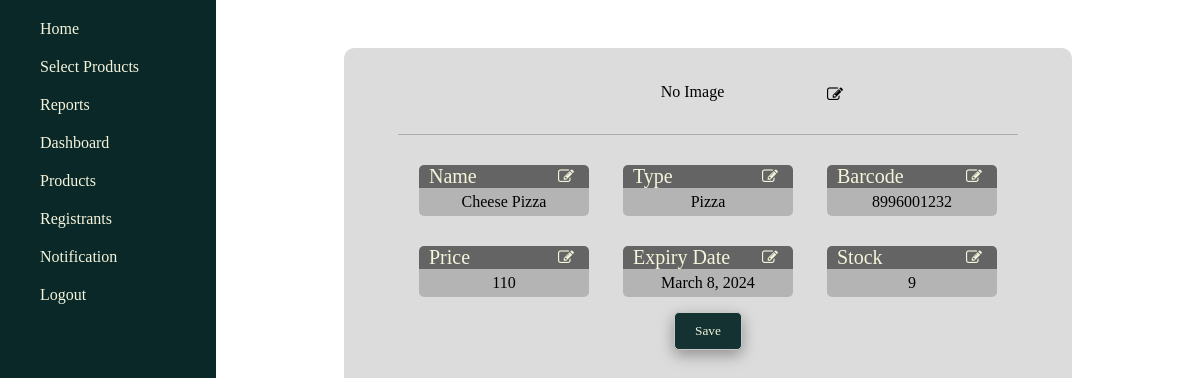
The app's page /product/139/ (signed in), older data.
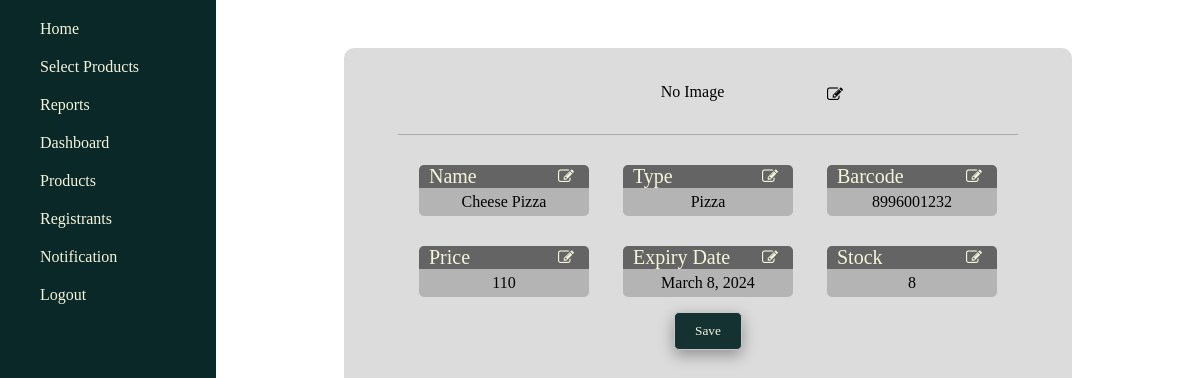
The same page, newer data.
### management/models.py (models this page shows, shortened)
class Product(models.Model):
    type = models.ForeignKey(ProductType, on_delete=models.PROTECT)
    name = models.CharField(max_length=255)
    barcode = models.CharField(max_length=255)
    price = models.IntegerField()
    expiry_date = models.DateField()
    quantity = models.IntegerField()
    scanned_quantity = models.IntegerField(default=1)
    image = models.ImageField(null=True, blank=True, upload_to="images/")

class ProductType(models.Model):
    product_type = models.CharField(max_length=255)
    image = models.ImageField(null=True, blank=True, upload_to="images/")
    def __str__(self):
        return self.product_type

### management/decorators.py (the view)
        def wrapper_func(request, *args, **kwargs):
            group = None
            if request.user.groups.exists():
                group = request.user.groups.all()[0].name
            if group in allowed_roles:
                return view_func(request, *args, **kwargs)
            elif group == 'admin':
                return view_func(request, *args, **kwargs)
            else:
                return HttpResponseForbidden("You don't have permission to access this page.")

### management/views.py (called while the page is built, shortened)
@allowed_users(allowed_roles=['encoder'])
@login_required(login_url='login')
def product_info(request, id):
    product = Product.objects.get(id=id)
    product_form = ChangeProductForm(instance=product)
    user_belongs_to_encoder = request.user.groups.filter(name='encoder').exists()
    return render(request, 'product_profile.html', {
        'product': product,
        'product_form': product_form,
        'user_belongs_to_encoder': user_belongs_to_encoder,
    })

### management/templates/product_profile.html (shortened to what the changed rows need)
{% extends 'base.html' %}
{% load static %}
{% block content %}
    <section class="product-profile-utmost-container-section">
        <form method="post" enctype="multipart/form-data">
            <div class="product-profile-product-textual-details-container-div">
                <div class="product-profile-data-and-field-div">
                    <div class="product-profile-product-data-and-field-container-div">
                        <div class="product-profile-product-data-div">
                            {{ product.name }}
                        </div>
                    </div>
                </div>
                <div class="product-profile-data-and-field-div">
                    <div class="product-profile-product-data-and-field-container-div">
                        <div class="product-profile-product-data-div">
                            {{ product.type }}
                        </div>
                    </div>
                </div>
                <div class="product-profile-data-and-field-div">
                    <div class="product-profile-product-data-and-field-container-div">
                        <div class="product-profile-product-data-div">
                            {{ product.barcode }}
                        </div>
                    </div>
                </div>
                <div class="product-profile-data-and-field-div">
                    <div class="product-profile-product-data-and-field-container-div">
                        <div class="product-profile-product-data-div">
                            {{ product.price }}
                        </div>
                    </div>
                </div>
                <div class="product-profile-data-and-field-div">
                    <div class="product-profile-product-data-and-field-container-div">
                        <div class="product-profile-product-data-div">
                            {{ product.expiry_date }}
                        </div>
                    </div>
                </div>
                <div class="product-profile-data-and-field-div">
                    <div class="product-profile-product-data-and-field-container-div">
                        <div class="product-profile-product-data-div">
                            {{ product.quantity }}
                        </div>
                    </div>
                </div>
            </div>
        </form>
    </section>
{% endblock %}

Row changes from the older to the newer data that the page shows:
changed Product "Cheese Pizza": quantity "9" → "8"
